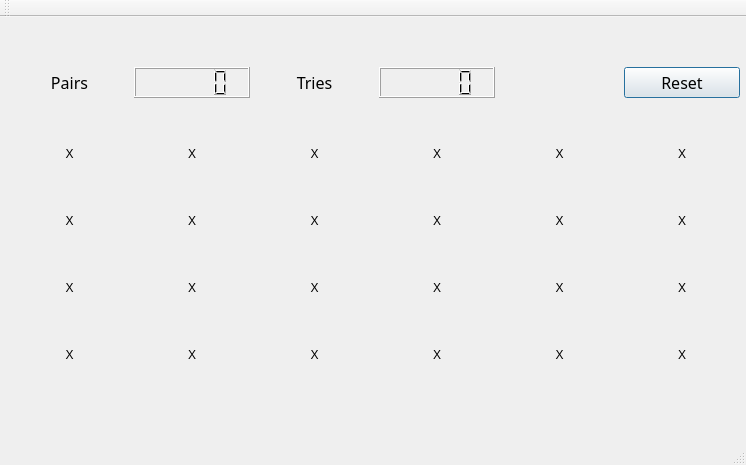
<?xml version="1.0" encoding="UTF-8"?>
<ui version="4.0">
 <class>MainWindow</class>
 <widget class="QMainWindow" name="MainWindow">
  <property name="geometry">
   <rect>
    <x>0</x>
    <y>0</y>
    <width>746</width>
    <height>465</height>
   </rect>
  </property>
  <property name="windowTitle">
   <string>MainWindow</string>
  </property>
  <widget class="QWidget" name="centralWidget">
   <widget class="QWidget" name="gridLayoutWidget">
    <property name="geometry">
     <rect>
      <x>0</x>
      <y>0</y>
      <width>751</width>
      <height>401</height>
     </rect>
    </property>
    <layout class="QGridLayout" name="gridLayout">
     <item row="1" column="0">
      <widget class="QPushButton" name="push01">
       <property name="autoFillBackground">
        <bool>false</bool>
       </property>
       <property name="text">
        <string>X</string>
       </property>
       <property name="flat">
        <bool>true</bool>
       </property>
       <attribute name="buttonGroup">
        <string notr="true">butonGrup</string>
       </attribute>
      </widget>
     </item>
     <item row="4" column="5">
      <widget class="QPushButton" name="push24">
       <property name="autoFillBackground">
        <bool>true</bool>
       </property>
       <property name="text">
        <string>X</string>
       </property>
       <property name="flat">
        <bool>true</bool>
       </property>
       <attribute name="buttonGroup">
        <string notr="true">butonGrup</string>
       </attribute>
      </widget>
     </item>
     <item row="2" column="5">
      <widget class="QPushButton" name="push12">
       <property name="autoFillBackground">
        <bool>true</bool>
       </property>
       <property name="text">
        <string>X</string>
       </property>
       <property name="flat">
        <bool>true</bool>
       </property>
       <attribute name="buttonGroup">
        <string notr="true">butonGrup</string>
       </attribute>
      </widget>
     </item>
     <item row="4" column="4">
      <widget class="QPushButton" name="push23">
       <property name="autoFillBackground">
        <bool>true</bool>
       </property>
       <property name="text">
        <string>X</string>
       </property>
       <property name="flat">
        <bool>true</bool>
       </property>
       <attribute name="buttonGroup">
        <string notr="true">butonGrup</string>
       </attribute>
      </widget>
     </item>
     <item row="1" column="3">
      <widget class="QPushButton" name="push04">
       <property name="autoFillBackground">
        <bool>true</bool>
       </property>
       <property name="text">
        <string>X</string>
       </property>
       <property name="flat">
        <bool>true</bool>
       </property>
       <attribute name="buttonGroup">
        <string notr="true">butonGrup</string>
       </attribute>
      </widget>
     </item>
     <item row="4" column="0">
      <widget class="QPushButton" name="push19">
       <property name="autoFillBackground">
        <bool>true</bool>
       </property>
       <property name="text">
        <string>X</string>
       </property>
       <property name="flat">
        <bool>true</bool>
       </property>
       <attribute name="buttonGroup">
        <string notr="true">butonGrup</string>
       </attribute>
      </widget>
     </item>
     <item row="2" column="3">
      <widget class="QPushButton" name="push10">
       <property name="autoFillBackground">
        <bool>true</bool>
       </property>
       <property name="text">
        <string>X</string>
       </property>
       <property name="flat">
        <bool>true</bool>
       </property>
       <attribute name="buttonGroup">
        <string notr="true">butonGrup</string>
       </attribute>
      </widget>
     </item>
     <item row="3" column="3">
      <widget class="QPushButton" name="push16">
       <property name="autoFillBackground">
        <bool>true</bool>
       </property>
       <property name="text">
        <string>X</string>
       </property>
       <property name="flat">
        <bool>true</bool>
       </property>
       <attribute name="buttonGroup">
        <string notr="true">butonGrup</string>
       </attribute>
      </widget>
     </item>
     <item row="1" column="4">
      <widget class="QPushButton" name="push05">
       <property name="autoFillBackground">
        <bool>true</bool>
       </property>
       <property name="text">
        <string>X</string>
       </property>
       <property name="flat">
        <bool>true</bool>
       </property>
       <attribute name="buttonGroup">
        <string notr="true">butonGrup</string>
       </attribute>
      </widget>
     </item>
     <item row="4" column="1">
      <widget class="QPushButton" name="push20">
       <property name="autoFillBackground">
        <bool>true</bool>
       </property>
       <property name="text">
        <string>X</string>
       </property>
       <property name="flat">
        <bool>true</bool>
       </property>
       <attribute name="buttonGroup">
        <string notr="true">butonGrup</string>
       </attribute>
      </widget>
     </item>
     <item row="1" column="2">
      <widget class="QPushButton" name="push03">
       <property name="autoFillBackground">
        <bool>true</bool>
       </property>
       <property name="text">
        <string>X</string>
       </property>
       <property name="flat">
        <bool>true</bool>
       </property>
       <attribute name="buttonGroup">
        <string notr="true">butonGrup</string>
       </attribute>
      </widget>
     </item>
     <item row="1" column="5">
      <widget class="QPushButton" name="push06">
       <property name="autoFillBackground">
        <bool>true</bool>
       </property>
       <property name="text">
        <string>X</string>
       </property>
       <property name="flat">
        <bool>true</bool>
       </property>
       <attribute name="buttonGroup">
        <string notr="true">butonGrup</string>
       </attribute>
      </widget>
     </item>
     <item row="4" column="2">
      <widget class="QPushButton" name="push21">
       <property name="autoFillBackground">
        <bool>true</bool>
       </property>
       <property name="text">
        <string>X</string>
       </property>
       <property name="flat">
        <bool>true</bool>
       </property>
       <attribute name="buttonGroup">
        <string notr="true">butonGrup</string>
       </attribute>
      </widget>
     </item>
     <item row="4" column="3">
      <widget class="QPushButton" name="push22">
       <property name="autoFillBackground">
        <bool>true</bool>
       </property>
       <property name="text">
        <string>X</string>
       </property>
       <property name="flat">
        <bool>true</bool>
       </property>
       <attribute name="buttonGroup">
        <string notr="true">butonGrup</string>
       </attribute>
      </widget>
     </item>
     <item row="3" column="5">
      <widget class="QPushButton" name="push18">
       <property name="autoFillBackground">
        <bool>true</bool>
       </property>
       <property name="text">
        <string>X</string>
       </property>
       <property name="flat">
        <bool>true</bool>
       </property>
       <attribute name="buttonGroup">
        <string notr="true">butonGrup</string>
       </attribute>
      </widget>
     </item>
     <item row="2" column="2">
      <widget class="QPushButton" name="push09">
       <property name="autoFillBackground">
        <bool>true</bool>
       </property>
       <property name="text">
        <string>X</string>
       </property>
       <property name="flat">
        <bool>true</bool>
       </property>
       <attribute name="buttonGroup">
        <string notr="true">butonGrup</string>
       </attribute>
      </widget>
     </item>
     <item row="3" column="0">
      <widget class="QPushButton" name="push13">
       <property name="autoFillBackground">
        <bool>true</bool>
       </property>
       <property name="text">
        <string>X</string>
       </property>
       <property name="flat">
        <bool>true</bool>
       </property>
       <attribute name="buttonGroup">
        <string notr="true">butonGrup</string>
       </attribute>
      </widget>
     </item>
     <item row="2" column="0">
      <widget class="QPushButton" name="push07">
       <property name="autoFillBackground">
        <bool>true</bool>
       </property>
       <property name="text">
        <string>X</string>
       </property>
       <property name="flat">
        <bool>true</bool>
       </property>
       <attribute name="buttonGroup">
        <string notr="true">butonGrup</string>
       </attribute>
      </widget>
     </item>
     <item row="1" column="1">
      <widget class="QPushButton" name="push02">
       <property name="autoFillBackground">
        <bool>true</bool>
       </property>
       <property name="text">
        <string>X</string>
       </property>
       <property name="flat">
        <bool>true</bool>
       </property>
       <attribute name="buttonGroup">
        <string notr="true">butonGrup</string>
       </attribute>
      </widget>
     </item>
     <item row="2" column="4">
      <widget class="QPushButton" name="push11">
       <property name="autoFillBackground">
        <bool>true</bool>
       </property>
       <property name="text">
        <string>X</string>
       </property>
       <property name="flat">
        <bool>true</bool>
       </property>
       <attribute name="buttonGroup">
        <string notr="true">butonGrup</string>
       </attribute>
      </widget>
     </item>
     <item row="3" column="1">
      <widget class="QPushButton" name="push14">
       <property name="autoFillBackground">
        <bool>true</bool>
       </property>
       <property name="text">
        <string>X</string>
       </property>
       <property name="flat">
        <bool>true</bool>
       </property>
       <attribute name="buttonGroup">
        <string notr="true">butonGrup</string>
       </attribute>
      </widget>
     </item>
     <item row="3" column="2">
      <widget class="QPushButton" name="push15">
       <property name="autoFillBackground">
        <bool>true</bool>
       </property>
       <property name="text">
        <string>X</string>
       </property>
       <property name="flat">
        <bool>true</bool>
       </property>
       <attribute name="buttonGroup">
        <string notr="true">butonGrup</string>
       </attribute>
      </widget>
     </item>
     <item row="2" column="1">
      <widget class="QPushButton" name="push08">
       <property name="autoFillBackground">
        <bool>true</bool>
       </property>
       <property name="text">
        <string>X</string>
       </property>
       <property name="flat">
        <bool>true</bool>
       </property>
       <attribute name="buttonGroup">
        <string notr="true">butonGrup</string>
       </attribute>
      </widget>
     </item>
     <item row="3" column="4">
      <widget class="QPushButton" name="push17">
       <property name="autoFillBackground">
        <bool>true</bool>
       </property>
       <property name="text">
        <string>X</string>
       </property>
       <property name="flat">
        <bool>true</bool>
       </property>
       <attribute name="buttonGroup">
        <string notr="true">butonGrup</string>
       </attribute>
      </widget>
     </item>
     <item row="0" column="1">
      <widget class="QLCDNumber" name="pairsNo"/>
     </item>
     <item row="0" column="0">
      <widget class="QLabel" name="PairsLabel">
       <property name="font">
        <font>
         <family>American Typewriter</family>
         <pointsize>12</pointsize>
         <weight>50</weight>
         <bold>false</bold>
        </font>
       </property>
       <property name="text">
        <string>Pairs</string>
       </property>
       <property name="alignment">
        <set>Qt::AlignCenter</set>
       </property>
      </widget>
     </item>
     <item row="0" column="2">
      <widget class="QLabel" name="TriesLabel">
       <property name="font">
        <font>
         <family>American Typewriter</family>
         <pointsize>12</pointsize>
        </font>
       </property>
       <property name="text">
        <string>Tries</string>
       </property>
       <property name="alignment">
        <set>Qt::AlignCenter</set>
       </property>
      </widget>
     </item>
     <item row="0" column="3">
      <widget class="QLCDNumber" name="tryNo"/>
     </item>
     <item row="0" column="5">
      <widget class="QPushButton" name="resetButton">
       <property name="font">
        <font>
         <family>American Typewriter</family>
         <pointsize>12</pointsize>
        </font>
       </property>
       <property name="text">
        <string>Reset</string>
       </property>
       <property name="autoDefault">
        <bool>false</bool>
       </property>
       <property name="default">
        <bool>true</bool>
       </property>
       <property name="flat">
        <bool>false</bool>
       </property>
      </widget>
     </item>
    </layout>
   </widget>
  </widget>
  <widget class="QMenuBar" name="menuBar">
   <property name="geometry">
    <rect>
     <x>0</x>
     <y>0</y>
     <width>746</width>
     <height>22</height>
    </rect>
   </property>
  </widget>
  <widget class="QToolBar" name="mainToolBar">
   <attribute name="toolBarArea">
    <enum>TopToolBarArea</enum>
   </attribute>
   <attribute name="toolBarBreak">
    <bool>false</bool>
   </attribute>
  </widget>
  <widget class="QStatusBar" name="statusBar"/>
 </widget>
 <layoutdefault spacing="6" margin="11"/>
 <resources/>
 <connections/>
 <buttongroups>
  <buttongroup name="butonGrup"/>
 </buttongroups>
</ui>
